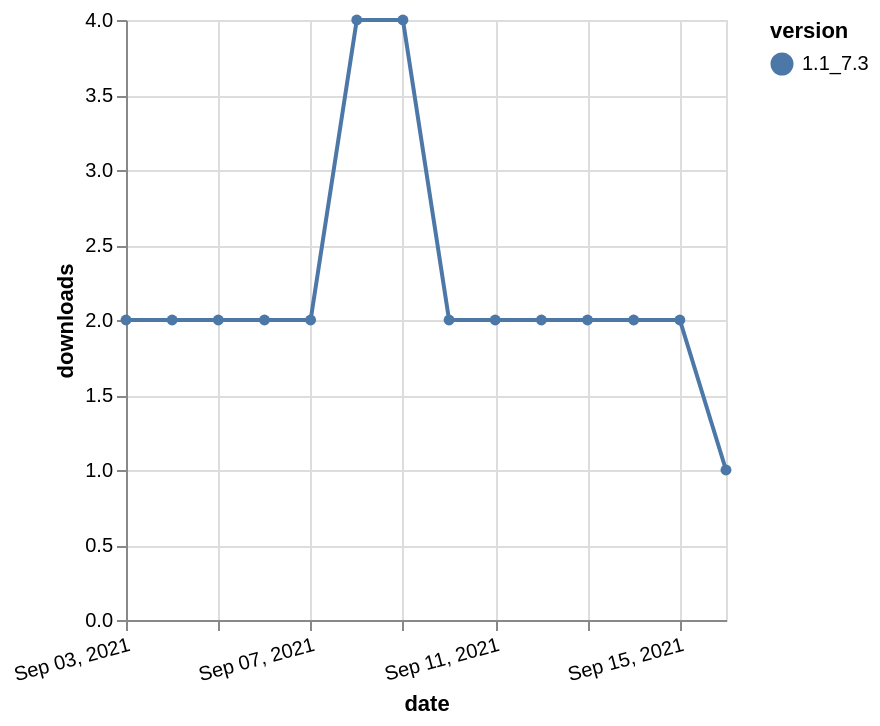

Vega-Lite specification stored for this chart:
### Vega-Lite specification from a JSON file in a GitHub repository (floating-point values rounded to 4 significant figures)
{"$schema": "https://vega.github.io/schema/vega-lite/v5.json", "description": "A simple bar chart with embedded data.", "data": {"values": [{"date": "2021-09-03", "total": 3281, "delta": 2, "version": "1.1_7.3"}, {"date": "2021-09-04", "total": 3283, "delta": 2, "version": "1.1_7.3"}, {"date": "2021-09-05", "total": 3285, "delta": 2, "version": "1.1_7.3"}, {"date": "2021-09-06", "total": 3287, "delta": 2, "version": "1.1_7.3"}, {"date": "2021-09-07", "total": 3289, "delta": 2, "version": "1.1_7.3"}, {"date": "2021-09-08", "total": 3293, "delta": 4, "version": "1.1_7.3"}, {"date": "2021-09-09", "total": 3297, "delta": 4, "version": "1.1_7.3"}, {"date": "2021-09-10", "total": 3299, "delta": 2, "version": "1.1_7.3"}, {"date": "2021-09-11", "total": 3301, "delta": 2, "version": "1.1_7.3"}, {"date": "2021-09-12", "total": 3303, "delta": 2, "version": "1.1_7.3"}, {"date": "2021-09-13", "total": 3305, "delta": 2, "version": "1.1_7.3"}, {"date": "2021-09-14", "total": 3307, "delta": 2, "version": "1.1_7.3"}, {"date": "2021-09-15", "total": 3309, "delta": 2, "version": "1.1_7.3"}, {"date": "2021-09-16", "total": 3310, "delta": 1, "version": "1.1_7.3"}]}, "width": "container", "mark": {"type": "line", "point": {"filled": true}}, "encoding": {"x": {"field": "date", "type": "temporal", "timeUnit": "yearmonthdate", "title": "date", "axis": {"labelAngle": -15}}, "y": {"field": "delta", "type": "quantitative", "title": "downloads"}, "color": {"field": "version", "type": "nominal"}, "tooltip": {"field": "delta"}}}
